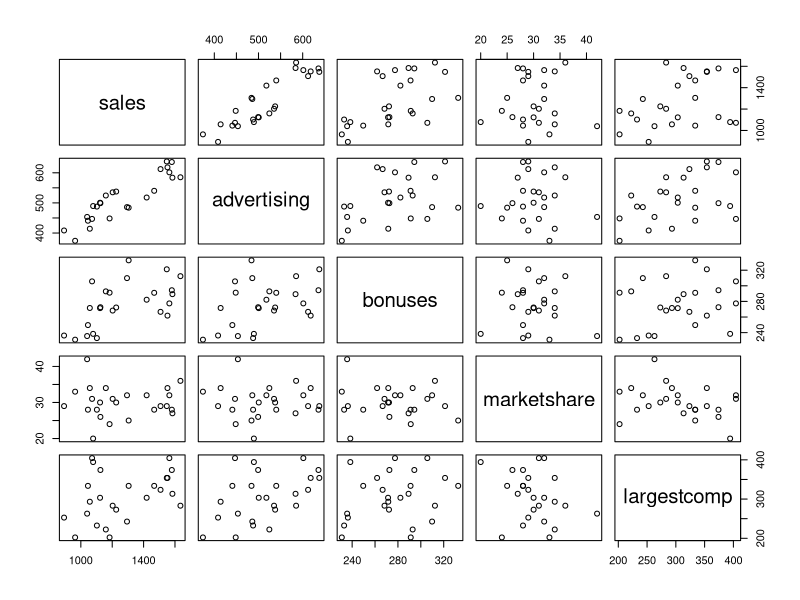
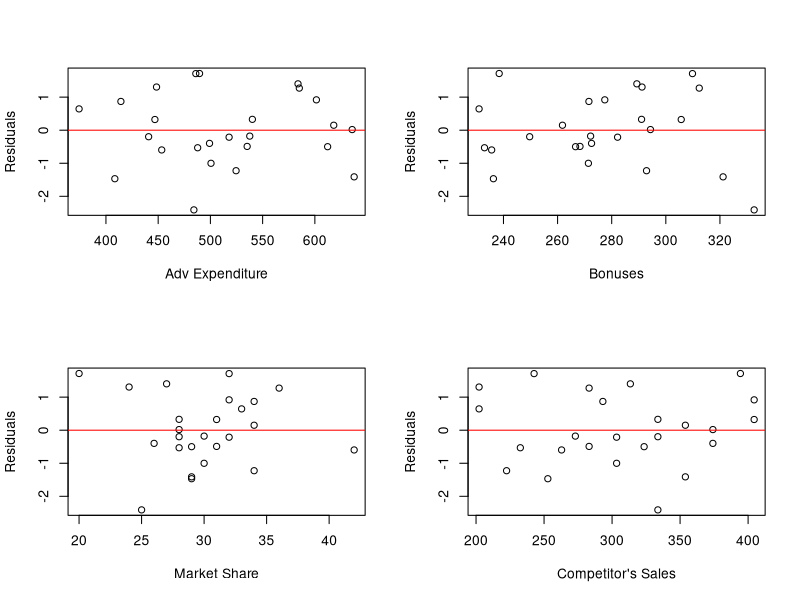
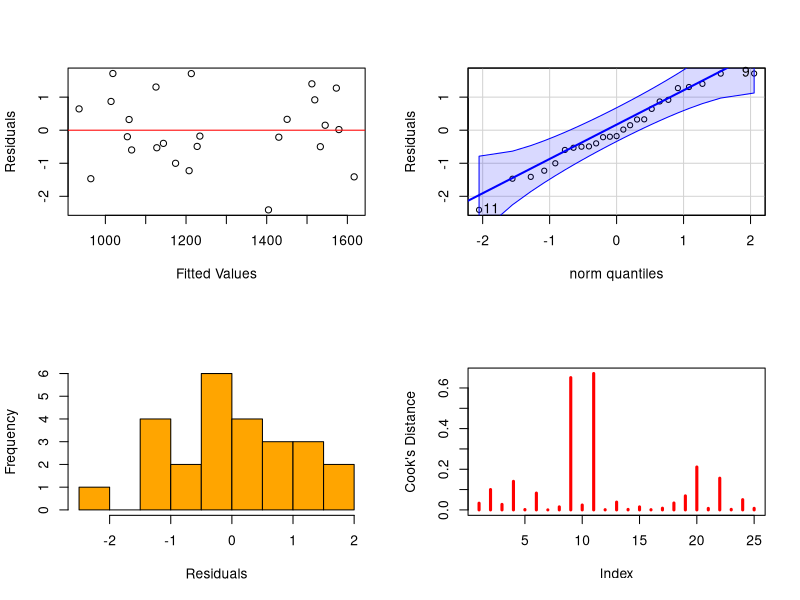

The R script that drew these images, in order:
meddcor = read.table("meddcor.txt", sep="", header = FALSE)
n = dim(meddcor)[1] # number of observations
colnames(meddcor) = c("sales", "advertising", "bonuses", "marketshare", "largestcomp", "region")
meddcor$region = as.factor(meddcor$region)
model = lm(sales ~ ., data = meddcor)
summary(model)

## Estimate variance
s2 = summary(model)$sigma^2


## Design Matrix
X = model.matrix(model)

## First office data for variance and standard deviation formula
xstar = X[1,]

## prediction variance and standard deviation
predvar <- s2*(xstar%*%solve(t(X)%*%X)%*%xstar)
sqrt(predvar)

## First office data for confidence and prediction intervals
newdata = meddcor[1,-1]

## Confidence Interval
predict(model, newdata, interval="confidence")

## Prediction Interval
predict(model, newdata, interval="prediction")

## Change the competitor's sales for prediction of future observation
newobs = newdata
newobs[4] = 303
xstar.newobs = xstar
xstar.newobs[5] = 303

predvar.newobs = s2*(1+xstar.newobs%*%solve(t(X)%*%X)%*%xstar.newobs)
sqrt(predvar.newobs)

## Prediction Interval
predict(model, newobs, interval="prediction")

#### Evaluating model assumptions
## Scatter plot matrix of sales and quantitative predicting variables 
plot(meddcor[,1:5])
## (Standardized) Residuals versus individual predicting variables 
library(MASS)
resids = stdres(model)
par(mfrow =c(2,2))
plot(meddcor[,2],resids,xlab="Adv Expenditure",ylab="Residuals")
abline(0,0,col="red")
plot(meddcor[,3],resids,xlab="Bonuses",ylab="Residuals")
abline(0,0,col="red")
plot(meddcor[,4],resids,xlab="Market Share",ylab="Residuals")
abline(0,0,col="red")
plot(meddcor[,5],resids,xlab="Competitor's Sales",ylab="Residuals")
abline(0,0,col="red")

library(car)
fits = model$fitted
cook = cooks.distance(model)
par(mfrow =c(2,2))
plot(fits, resids, xlab="Fitted Values",ylab="Residuals")
abline(0,0,col="red")
qqPlot(resids, ylab="Residuals", main = "")
hist(resids, xlab="Residuals", main = "",nclass=10,col="orange")
plot(cook,type="h",lwd=3,col="red", ylab = "Cook's Distance")


